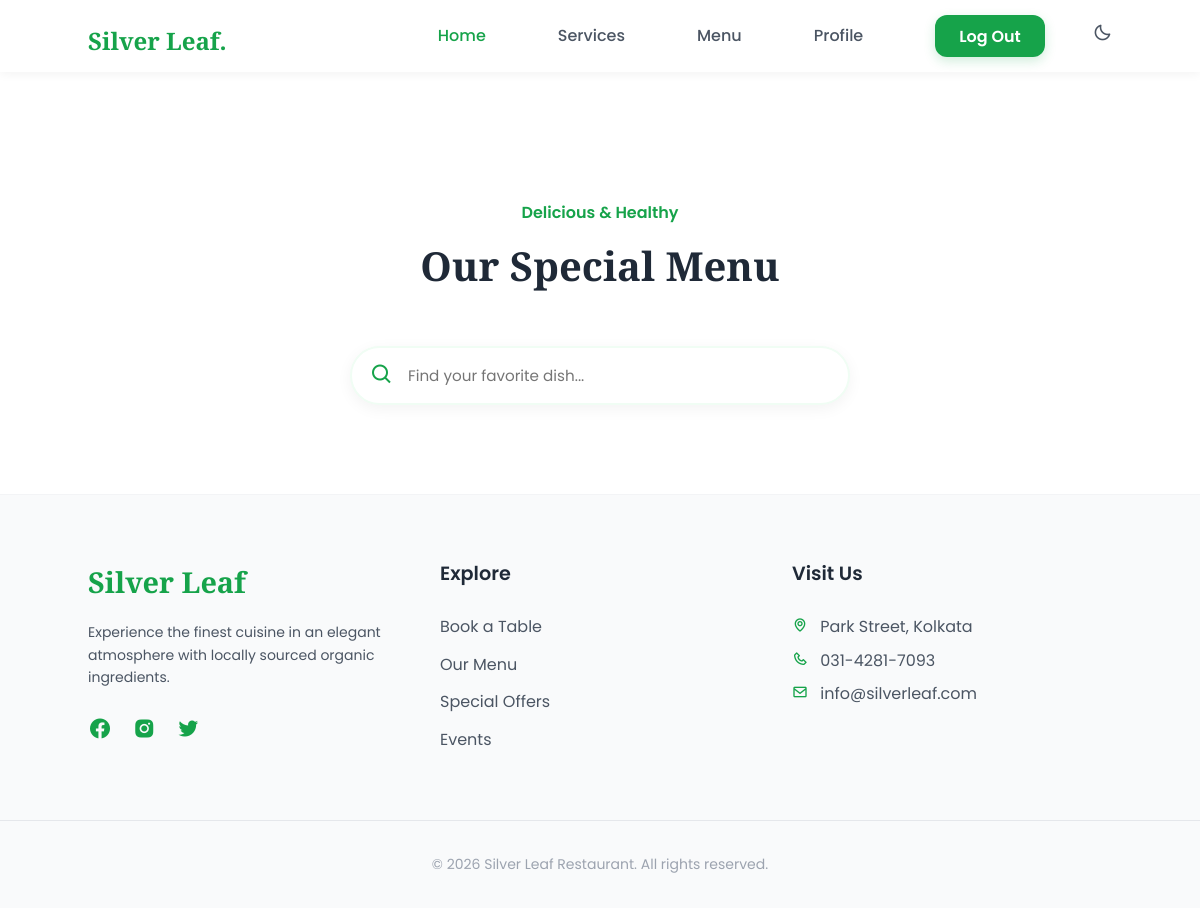
/menu (signed in), run on an earlier commit of the app's database.
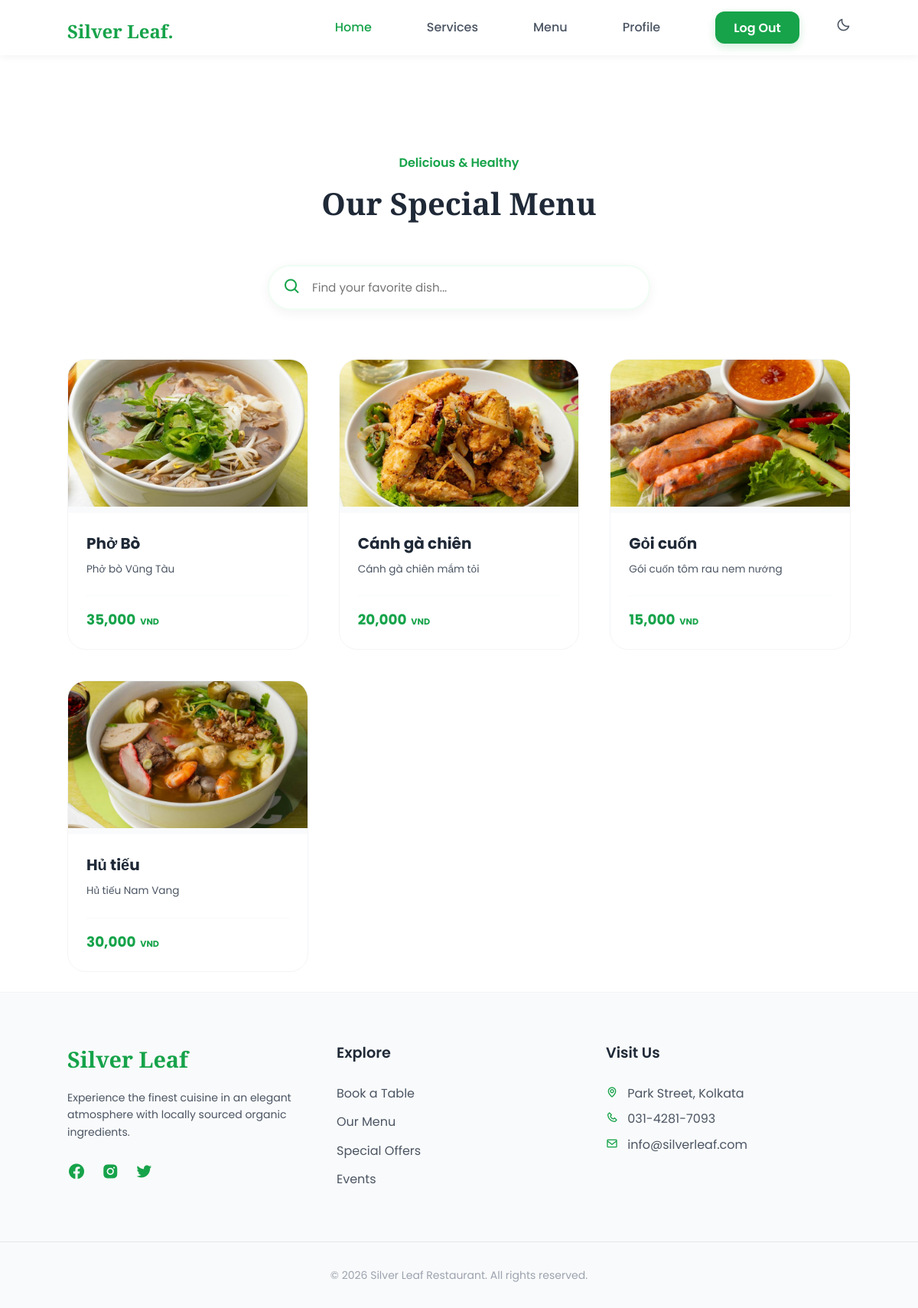
And on a later commit of the database.
### restaurant/models.py (models this page shows)
class Item(db.Model):
    item_id = db.Column(db.Integer(), primary_key = True)
    name = db.Column(db.String(length = 30), nullable = False)
    description = db.Column(db.String(length = 50), nullable = False)
    price = db.Column(db.Integer(), nullable = False)
    source = db.Column(db.String(length = 30), nullable = False)

### restaurant/routes.py (the view, shortened to what this page needs)
@app.route('/menu', methods = ['GET', 'POST'])
@login_required
def menu_page():
    add_form = AddForm()
    if request.method == 'GET':
        items = Item.query.all()
        return render_template('menu.html', items = items, add_form = add_form)

### restaurant/forms.py
class AddForm(FlaskForm):
    submit = SubmitField(label = 'Add')

### restaurant/models.py (called while the page is built)
@login_manager.user_loader
def load_user(user_id):
    return User.query.get(int(user_id))

### restaurant/templates/menu.html (shortened to what this page needs)
{% extends "layout.html" %}
{% block content %}
<section class="menu section bd-container" id="menu">
    <div class="menu__header" style="text-align: center; margin-bottom: 3rem;">
        <span class="section-subtitle" style="display: block; color: var(--first-color); font-weight: 600; margin-bottom: 0.5rem;">Delicious & Healthy</span>
        <h2 class="section-title" style="font-family: 'Playfair Display', serif; font-size: 2.5rem; color: var(--title-color);">Our Special Menu</h2>
    </div>
    <div class="menu__search-container">
        <div class="search-wrapper">
            <i class='bx bx-search search-icon'></i>
            <input type="text" id="menu-search" class="search-input" placeholder="Find your favorite dish...">
        </div>
    </div>
    <div class="menu__container bd-grid" id="menu-items">
        {% for item in items %}
        <div class="menu__card shadow-animate">
            <div class="menu__img-wrapper">
                <img src="{{ url_for('static', filename = '/img/'+item.source) }}" alt="{{ item.name }}" class="menu__img">
            </div>
            <div class="menu__data">
                <h3 class="menu__name">{{ item.name }}</h3>
                <p class="menu__description">{{ item.description }}</p>
                <div class="menu__footer">
                    <span class="menu__price">{{ "{:,.0f}".format(item.price) }} <small>VND</small></span>
                </div>
            </div>
        </div>
        {% endfor %}
    </div>
</section>
{% endblock %}

### restaurant/templates/layout.html (shortened to what this page needs)
<!DOCTYPE html>
<html lang="en">
<head>
    <link href='https://cdn.jsdelivr.net/npm/boxicons@2.0.5/css/boxicons.min.css' rel='stylesheet'>
    <link rel="stylesheet" type="text/css" href="{{ url_for('static',filename='styles/css/styles.css') }}">
</head>
<body>
    <header class="l-header" id="header">
        <nav class="nav bd-container">
            <a href="{{ url_for('home_page') }}" class="nav__logo"><h1>Silver Leaf.</h1></a>
            <div class="nav__menu" id="nav-menu">
                <ul class="nav__list">
                    <li class="nav__item"><a href="{{ url_for('home_page') }}#home" class="nav__link active-link">Home</a></li>
                    <li class="nav__item"><a href="{{ url_for('home_page') }}#services" class="nav__link">Services</a></li>
                    <li class="nav__item"><a href="{{ url_for('menu_page') }}" class="nav__link">Menu</a></li>
                    {% if current_user.is_authenticated %}
                        <li class="nav__item"><a href="{{ url_for('profile_page') }}" class="nav__link">Profile</a></li>
                        <li class="nav__item"><a href="{{ url_for('logout') }}" class="nav__link nav__auth">Log Out</a></li>
                    {% else %}
                        <li class="nav__item"><a href="{{ url_for('login_page') }}" class="nav__link">Login</a></li>
                        <li class="nav__item"><a href="{{ url_for('register_page') }}" class="nav__link nav__auth">Join Us</a></li>
                    {% endif %}
                    <li><i class='bx bx-moon change-theme' id="theme-button" style="cursor: pointer; font-size: 1.2rem;"></i></li>
                </ul>
            </div>
        </nav>
    </header>
    <main class="l-main">
        {% block content %}{% endblock %}
    </main>
    <footer class="footer">
        <div class="footer__container bd-container">
            <div class="footer__content">
                <a href="#" class="footer__logo">Silver Leaf</a>
                <p class="footer__description">Experience the finest cuisine in an elegant atmosphere with locally sourced organic ingredients.</p>
                <div class="footer__socials">
                    <a href="#"><i class='bx bxl-facebook-circle'></i></a>
                    <a href="#"><i class='bx bxl-instagram-alt'></i></a>
                    <a href="#"><i class='bx bxl-twitter'></i></a>
                </div>
            </div>
            <div class="footer__content">
                <h3 class="footer__title">Explore</h3>
                <ul>
                    <li><a href="{{ url_for('table_page') }}" class="footer__link">Book a Table</a></li>
                    <li><a href="{{ url_for('menu_page') }}" class="footer__link">Our Menu</a></li>
                    <li><a href="#" class="footer__link">Special Offers</a></li>
                    <li><a href="#" class="footer__link">Events</a></li>
                </ul>
            </div>
            <div class="footer__content">
                <h3 class="footer__title">Visit Us</h3>
                <ul class="footer__contact" style="list-style: none; padding: 0;">
                    <li style="margin-bottom: 0.5rem;"><i class='bx bx-map' style="color: var(--first-color); margin-right: 0.5rem;"></i> Park Street, Kolkata</li>
                    <li style="margin-bottom: 0.5rem;"><i class='bx bx-phone' style="color: var(--first-color); margin-right: 0.5rem;"></i> 031-4281-7093</li>
                    <li><i class='bx bx-envelope' style="color: var(--first-color); margin-right: 0.5rem;"></i> info@silverleaf.com</li>
                </ul>
            </div>
        </div>
        <p class="footer__copy">&#169; 2026 Silver Leaf Restaurant. All rights reserved.</p>
    </footer>
</body>
</html>

### restaurant/static/styles/css/styles.css (style rules this page uses)
:root { --header-height: 3rem; --first-color: #069C54; --first-color-alt: #048654; --title-color: #393939; --text-color: #707070; --text-color-light: #A6A6A6; --body-color: #FBFEFD; --container-color: #FFFFFF; --body-font: 'Poppins', sans-serif; --biggest-font-size: 2.25rem; --h1-font-size: 1.5rem; --h2-font-size: 1.25rem; --h3-font-size: 1rem; --normal-font-size: .938rem; --small-font-size: .813rem; --smaller-font-size: .75rem; --font-medium: 500; --font-semi-bold: 600; --mb-1: .5rem; --mb-2: 1rem; --mb-3: 1.5rem; --mb-4: 2rem; --mb-5: 2.5rem; --mb-6: 3rem; --z-tooltip: 10; --z-fixed: 100; }
@media screen and (min-width: 768px) { :root { --biggest-font-size: 4rem; --h1-font-size: 2.25rem; --h2-font-size: 1.5rem; --h3-font-size: 1.25rem; --normal-font-size: 1rem; --small-font-size: .875rem; --smaller-font-size: .813rem; } }
*,::before,::after { box-sizing: border-box; }
html { scroll-behavior: smooth; }
.change-theme { position: absolute; right: 1rem; top: 1.8rem; color: var(--text-color); font-size: 1rem; cursor: pointer; }
body { margin: var(--header-height) 0 0 0; font-family: var(--body-font); font-size: var(--normal-font-size); background-color: var(--body-color); color: var(--text-color); line-height: 1.6; }
h1,h2,h3,p,ul { margin: 0; }
ul { padding: 0; list-style: none; }
a { text-decoration: none; }
img { max-width: 100%; height: auto; }
.section-title, .section-subtitle { text-align: center; }
.section-title { font-size: var(--h1-font-size); color: var(--title-color); margin-bottom: var(--mb-3); }
.section-subtitle { display: block; color: var(--first-color); font-weight: var(--font-medium); margin-bottom: var(--mb-1); }
.bd-container { max-width: 960px; width: calc(100% - 2rem); margin-left: var(--mb-2); margin-right: var(--mb-2); }
.bd-grid { display: grid; gap: 1.5rem; }
.l-header { width: 100%; position: fixed; top: 0; left: 0; z-index: var(--z-fixed); background-color: var(--body-color); }
.nav { max-width: 1024px; height: var(--header-height); display: flex; justify-content: space-between; align-items: center; }
.nav__item { margin-bottom: var(--mb-2); }
.nav__link, .nav__toggle { color: var(--text-color); font-weight: var(--font-medium); }
.nav__logo { color: #696969; font-family: 'Dancing Script'; font-size: var(--h1-font-size); font-weight: normal; margin-top: 10px; }
.nav__link { transition: .3s; }
.active-link { color: var(--first-color); }
.menu__container { grid-template-columns: repeat(2, 1fr); justify-content: center; }
.menu__img { width: 100%; align-self: center; margin-bottom: var(--mb-2); object-fit:cover; }
.menu__name, .menu__price { font-weight: var(--font-semi-bold); color: var(--title-color); }
.menu__name { font-size: var(--normal-font-size); }
.menu__detail, .menu__price { font-size: var(--small-font-size); }
.footer__container { grid-template-columns: repeat(auto-fit, minmax(220px, 1fr)); row-gap: 2rem; }
.footer__logo { font-size: var(--h3-font-size); color: var(--first-color); font-weight: var(--font-semi-bold); }
.footer__description { display: block; font-size: var(--small-font-size); margin: .25rem 0 var(--mb-3); }
.footer__title { font-size: var(--h2-font-size); color: var(--title-color); margin-bottom: var(--mb-2); }
.footer__link { display: inline-block; color: var(--text-color); margin-bottom: var(--mb-1); }
.footer__copy { text-align: center; font-size: var(--small-font-size); color: var(--text-color-light); margin-top: 3.5rem; }
@media screen and (min-width: 768px) { body { margin: 0; } }
@media screen and (min-width: 768px) { .section { padding-top: 8rem; } }
@media screen and (min-width: 768px) { .nav { height: calc(var(--header-height) + 1.5rem); } }
@media screen and (min-width: 768px) { .nav__list { display: flex; } }
@media screen and (min-width: 768px) { .nav__item { margin-left: var(--mb-5); margin-bottom: 0; } }
@media screen and (min-width: 768px) { .change-theme { position: initial; margin-left: var(--mb-2); } }
@media screen and (min-width: 768px) { .services__container, .menu__container { margin-top: var(--mb-6); } }
@media screen and (min-width: 768px) { .menu__container { grid-template-columns: repeat(3, 210px); column-gap: 4rem; } }
@media screen and (min-width: 768px) { .menu__img { width: 100%; } }
@media screen and (min-width: 960px) { .bd-container { margin-left: auto; margin-right: auto; } }

What changed in the data, as far as the page shows it:
added Item: source (picture), name "Phở Bò", description "Phở bò Vũng Tàu", price "35,000"
added Item: source (picture), name "Cánh gà chiên", description "Cánh gà chiên mắm tỏi", price "20,000"
added Item: source (picture), name "Gỏi cuốn", description "Gói cuốn tôm rau nem nướng", price "15,000"
added Item: source (picture), name "Hủ tiếu", description "Hủ tiếu Nam Vang", price "30,000"
